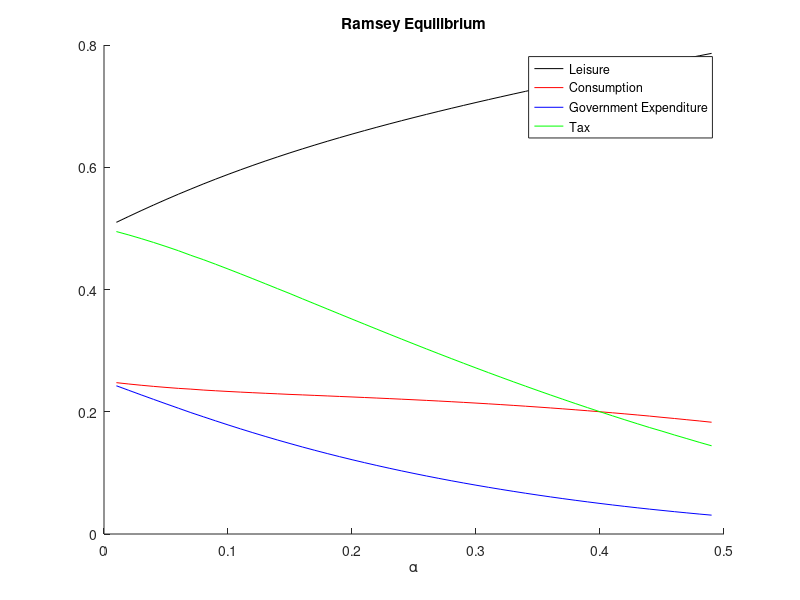
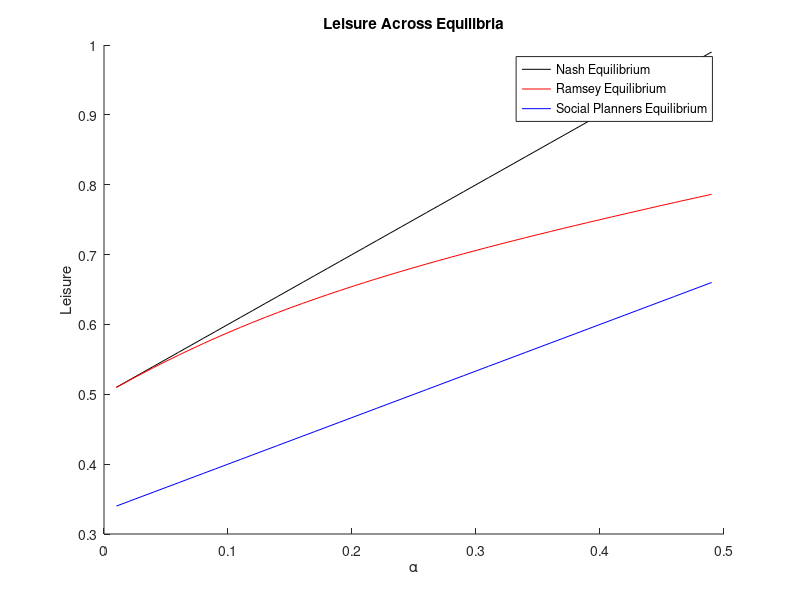
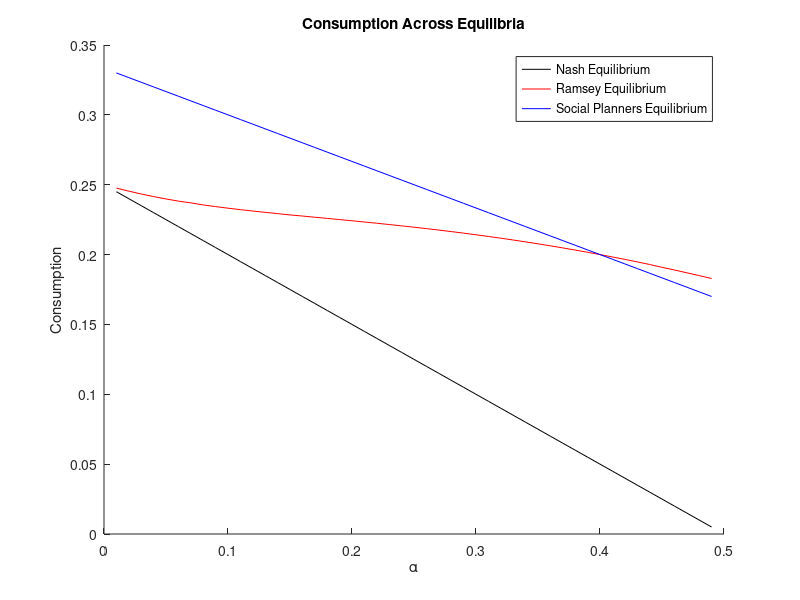
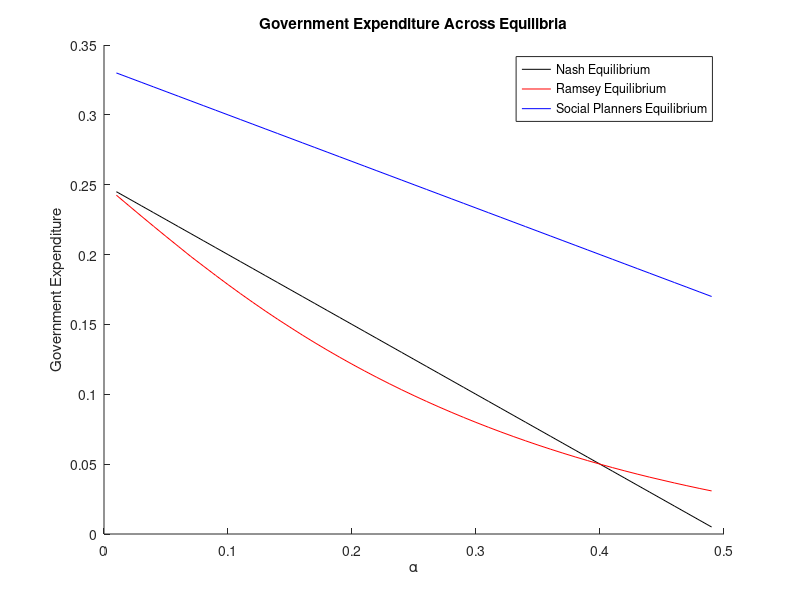

Write the MATLAB code that produced these figures, in order.
% pause('on')

clear;
clc;
close all;

cd 'C:\Users\19195\OneDrive\Documents\University of Wisconsin\First Year\Fall Classes\Econ 712\Problem Sets\PS6'

%Written by Sarah Bass, 10/14/20

alpha = 0.01:0.01:0.49;

%Social Planner Equilibrium
s_l = (2*alpha+1)/3;
s_c = (1-alpha)/3;
s_g = (1-alpha)/3;
s_tau = s_g./(1-s_l);
s_u = log(s_l) + log(alpha + s_c) + log(alpha + s_g);

%Nash Equilibrium
n_l = alpha + 0.5;
n_c = 0.25 - 0.5*alpha;
n_g = 0.25 - 0.5*alpha;
n_tau = 0.5+0*n_g;
n_u = log(n_l) + log(alpha + n_c) + log(alpha + n_g);

%Ramsey Equilibrium
r_tau = 0*alpha;
objfn = @(t,a) -2*(1-t+a)^(-1) + 2*(1-t)^(-1) + (-3*a + 1 - 2*t)/(2*a*(1-t) + t*(1-t-a));
for i=1:length(alpha)
    tempobj = @(t)abs(objfn(t,alpha(i)));
    r_tau(i) = fmincon(tempobj,0.1,[1;-1],[1;0]);
end
r_l = 0.5+ (alpha./(2*(1-r_tau)));
r_c = (1-r_tau).*(1-r_l);
r_g = r_tau.*(1-r_l);
r_u = log(r_l) + log(alpha + r_c) + log(alpha + r_g);

%Figure for Ramsey Equilibrium
figure 
hold on;
plot (alpha, r_l, 'k')
plot (alpha, r_c, 'r')
plot (alpha, r_g, 'b')
plot (alpha, r_tau, 'g')
xlabel('\alpha')
legend ('Leisure', 'Consumption', 'Government Expenditure', 'Tax', 'Location', 'NorthEast')
title('Ramsey Equilibrium')
saveas(gcf,'ramsey.png')

%Figure comparing l across equilibriums
figure 
hold on;
plot (alpha, n_l, 'k')
plot (alpha, r_l, 'r')
plot (alpha, s_l, 'b')
xlabel('\alpha')
ylabel('Leisure')
legend ('Nash Equilibrium', 'Ramsey Equilibrium', 'Social Planners Equilibrium', 'Location', 'NorthEast')
title('Leisure Across Equilibria')
saveas(gcf,'leisure.png')

%Figure comparing c across equilibriums
figure 
hold on;
plot (alpha, n_c, 'k')
plot (alpha, r_c, 'r')
plot (alpha, s_c, 'b')
xlabel('\alpha')
ylabel('Consumption')
legend ('Nash Equilibrium', 'Ramsey Equilibrium', 'Social Planners Equilibrium', 'Location', 'NorthEast')
title('Consumption Across Equilibria')
saveas(gcf,'consumption.png')

%Figure comparing g across equilibriums
figure 
hold on;
plot (alpha, n_g, 'k')
plot (alpha, r_g, 'r')
plot (alpha, s_g, 'b')
xlabel('\alpha')
ylabel('Government Expenditure')
legend ('Nash Equilibrium', 'Ramsey Equilibrium', 'Social Planners Equilibrium', 'Location', 'NorthEast')
title('Government Expenditure Across Equilibria')
saveas(gcf,'government.png')

%Figure comparing u across equilibriums
figure 
hold on;
plot (alpha, n_u, 'k')
plot (alpha, r_u, 'r')
plot (alpha, s_u, 'b')
xlabel('\alpha')
ylabel('Utility')
legend ('Nash Equilibrium', 'Ramsey Equilibrium', 'Social Planners Equilibrium', 'Location', 'NorthEast')
title('Utility Across Equilibria')
saveas(gcf,'utility.png')

% Calculate beta
beta = 0*r_tau;
for i=1:length(alpha)
    if r_u(i)>n_u(i)
        temputil = log(r_l(i)) + log(alpha(i) + (0.5)*(1-r_l(i))) + log(alpha(i) + 0.5*(1-r_l(i)));
        genobj = @(b) abs(r_u(i)*(1/(1-b)) - temputil - (b/(1-b)*n_u(i)));
        beta(i) = fmincon(genobj,0.1,[1;-1],[1;0]);
    else
        beta(i) = 1;
    end
end

%Figure comparing u across equilibriums
figure
plot(alpha,beta, 'k')
title('\beta_L')
xlabel('\alpha')
saveas(gcf,'beta.png')